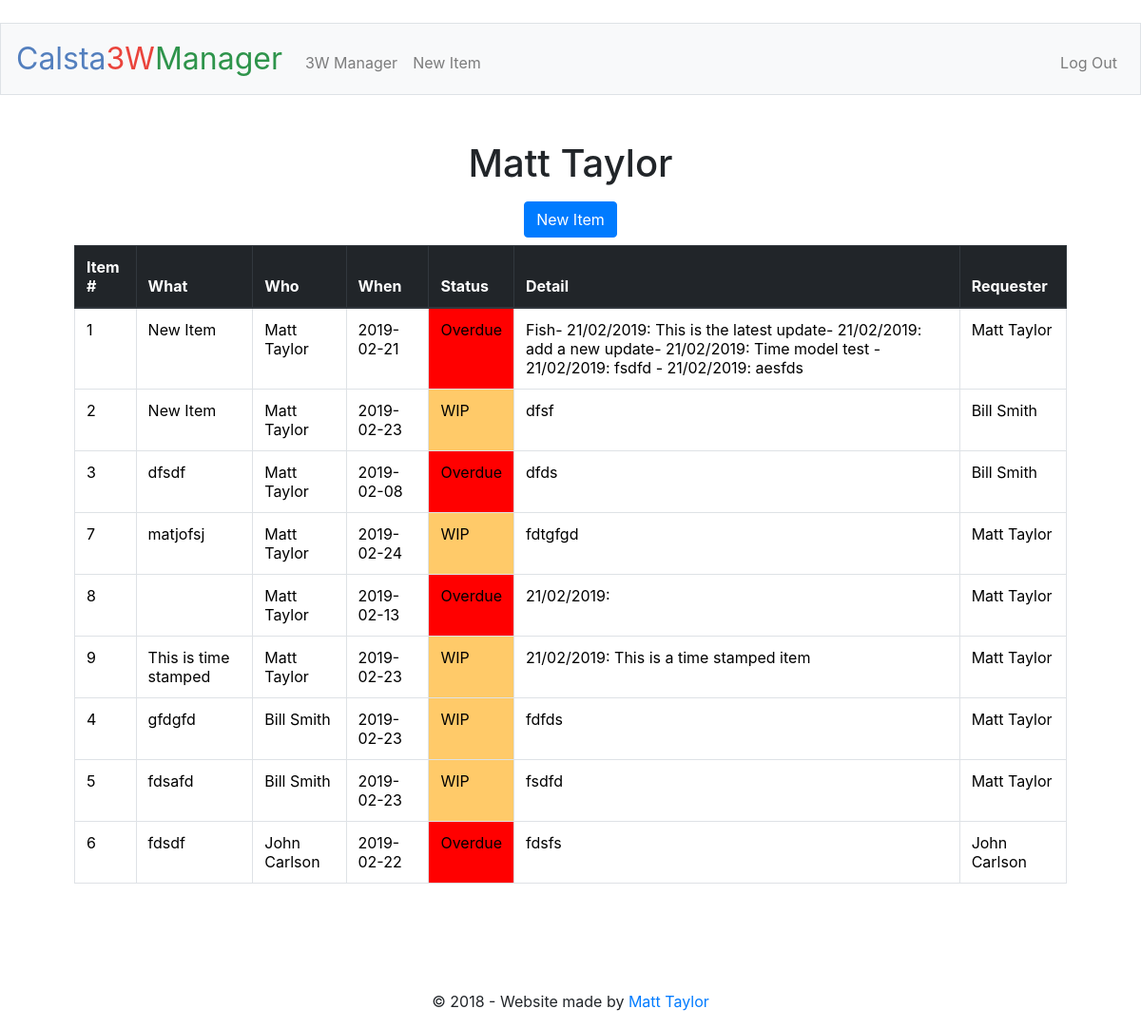
Page /manager (signed in) on the earlier database version.
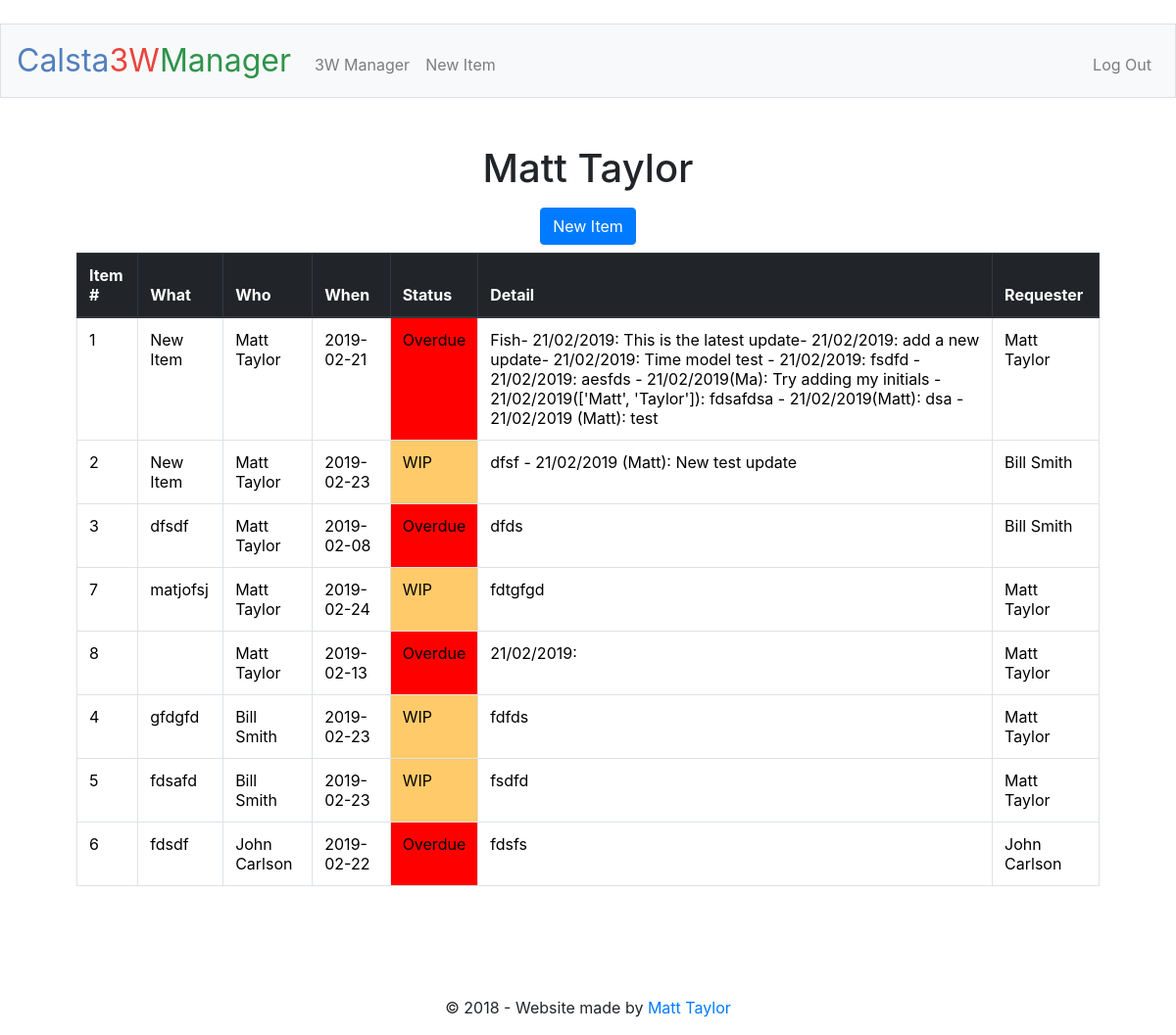
Same page on the later database version.
### scripts/login.py (models this page shows, shortened)
class UserModel(db.Model):
    __tablename__ = 'users'
    id = db.Column(db.Integer, primary_key=True)
    username = db.Column(db.String(80))
    name = db.Column(db.String(80))
    password = db.Column(db.String(80))
    supervisor = db.Column(db.String(80))
    def __repr__(self):
        return self.name
    @classmethod
    def find_by_id(cls, _id):
        return cls.query.filter_by(id=_id).first()
    @classmethod
    def find_subordinate_list(cls, name):
        subordinate = cls.query.filter_by(supervisor=name).all()
        print([sub.id for sub in subordinate])
        return ([sub.id for sub in subordinate])

### scripts/item.py (models this page shows, shortened)
class ItemModel(db.Model):
    __tablename__ = 'manager'
    id = db.Column(db.Integer, primary_key=True)
    what = db.Column(db.String(180))
    when = db.Column(db.String())
    requester = db.Column(db.String(180))
    detail = db.Column(db.String(5000))
    who_id = db.Column(db.Integer, db.ForeignKey('users.id'), nullable=False)
    complete = db.Column(db.Boolean())
    def manage(self):
        return {
                'id': self.id,
                'what': self.what,
                'when': self.when,
                'who': UserModel.find_by_id(self.who_id),
                'stat': self.check_status(),
                'detail': self.detail,
                'requester': UserModel.find_by_id(self.requester),
                'complete': self.complete
                }
    @classmethod
    def listItems(cls):
        return cls.query.filter_by(who_id=session['user_id']).all()
    @classmethod
    def subordinateListItems(cls,ids):
        subordinate_list = []
        for _id in ids:
            tmp_object = cls.query.filter_by(who_id=_id).all()
            subordinate_list = subordinate_list + [item.manage() for item in tmp_object]
        return subordinate_list
    def check_status(self):
        if datetime.strptime(self.when,'%Y-%m-%d') < datetime.now():
            return "Overdue"
        return "WIP"

### app.py (the view)
@app.route("/manager", methods=["GET", "POST"])
@login_required
def manager():
    user = UserModel.find_by_id(session["user_id"])
    items = ItemModel.listItems()
    item_list = [item.manage() for item in items]
    subordinate_items = ItemModel.subordinateListItems(user.find_subordinate_list(user.name))
    item_list = item_list + subordinate_items
    return render_template("/manager.html", who=user, items=item_list)

### app.py (called while the page is built)
@app.after_request
def after_request(response):
    response.headers["Cache-Control"] = "no-cache, no-store, must-revalidate"
    response.headers["Expires"] = 0
    response.headers["Pragma"] = "no-cache"
    return response

### scripts/login.py (called while the page is built)
def login_required(f):
    @wraps(f)
    def decorated_function(*args, **kwargs):
        if session.get("user_id") is None:
            return redirect("/login")
        return f(*args, **kwargs)
    return decorated_function

### templates/manager.html (shortened to what this page needs)
{% extends "layout.html" %}
{% block main %}
<h1>{{ who }}</h1>
<a href="/newitem" class="btn btn-primary m-2">New Item</a>
    <table class="table table-bordered">
        <thead class="thead-dark">
        <th scope="col">Item #</th>
        <th scope="col">What</th>
        <th scope="col">Who</th>
        <th scope="col">When</th>
        <th scope="col">Status</th>
        <th scope="col">Detail</th>
        <th scope="col">Requester</th>
        </thead>
    {% for item in items %}
        {% if not item['complete'] %}
    <tr>
      <td><a href="/item/{{item['id']}}">{{ item['id'] }}</td></a>
      <td><a href="/item/{{item['id']}}">{{ item['what'] }}</a></td>
      <td><a href="/item/{{item['id']}}">{{ item['who'] }}</a></td>
      <td><a href="/item/{{item['id']}}">{{ item['when'] }}</a></td>
      <td class="{{item['stat']}}"><a href="/item/{{item['id']}}">{{ item['stat'] }}</a></td>
      <td><a href="/item/{{item['id']}}">{{ item['detail'] }}</a></td>
      <td><a href="/item/{{item['id']}}">{{ item['requester'] }}</a></td>
    </tr>
        {% endif %}
    {% endfor %}
    </table>
{% endblock %}

### templates/layout.html (shortened to what this page needs)
﻿<!DOCTYPE html>
<html lang="en">
<head>
    <link href="https://maxcdn.bootstrapcdn.com/bootstrap/4.0.0-beta.2/css/bootstrap.min.css" rel="stylesheet" />
    <link href="/static/styles.css" rel="stylesheet" />
</head>
<body>
    <nav class="navbar navbar-expand-md navbar-light bg-light border">
        <a class="navbar-brand" href="/"><span class="blue">Calsta</span><span class="red">3W</span><span class="green">Manager</span></a>
        <div class="collapse navbar-collapse" id="navbar">
            {% if session.user_id %}
            <ul class="navbar-nav mr-auto mt-2">
                <li class="nav-item"><a class="nav-link" href="{{url_for("manager")}}">3W Manager</a></li>
                <li class="nav-item"><a class="nav-link" href="{{ url_for("newitem")}}">New Item</a></li>
            </ul>
            <ul class="navbar-nav ml-auto mt-2">
                <li class="nav-item"><a class="nav-link" href="/logout">Log Out</a></li>
            </ul>
            {% else %}
            <ul class="navbar-nav ml-auto mt-2">
                <li class="nav-item"><a class="nav-link" href="/register">Register</a></li>
                <li class="nav-item"><a class="nav-link" href="/login">Log In</a></li>
            </ul>
            {% endif %}
        </div>
    </nav>
    <main class="container p-5">
        {% block main %}{% endblock %}
    </main>
    <footer class="text-center">
        <br><br>
        <p>&copy 2018 - Website made by <a href="#" data-toggle="tooltip" title="See my other great websites">Matt Taylor</a></p>
    </footer>
</body>
</html>

### static/styles.css (style rules this page uses)
nav .navbar-brand { font-size: xx-large; }
nav .navbar-brand .blue { color: #537fbe; }
nav .navbar-brand .red { color: #ea433b; }
nav .navbar-brand .green { color: #2e944b; }
main { overflow-x: auto; text-align: center; }

### templates/manager.html (style rules this page uses)
td { padding: 0px; }
td a { display: block; color: black; }
.Overdue { background: red; }
.WIP { background: rgba(255, 166, 0, 0.589); }

Differences in the rows shown:
no longer on this page (row edited): ItemModel: id "9", what "This is time stamped", who "Matt Taylor", when "2019-02-23", stat "WIP", detail "21/02/2019: This is a time stamped item", requester "Matt Taylor"
changed ItemModel: detail "Fish- 21/02/2019: This is the latest update- 21/02/2019: add a new update- 21/02/2019: Time model test - 21/02/2019: fsdfd - 21/02/2019: aesfds" → "…fsdfd - 21/02/2019: aesfds - 21/02/2019(Ma): Try adding my initials - 21/02/2019(['Matt', 'Taylor']): fdsafdsa - 21/02/2019(Matt): dsa - 21/02/2019 (Matt): test"
changed ItemModel: detail "dfsf" → "dfsf - 21/02/2019 (Matt): New test update"
